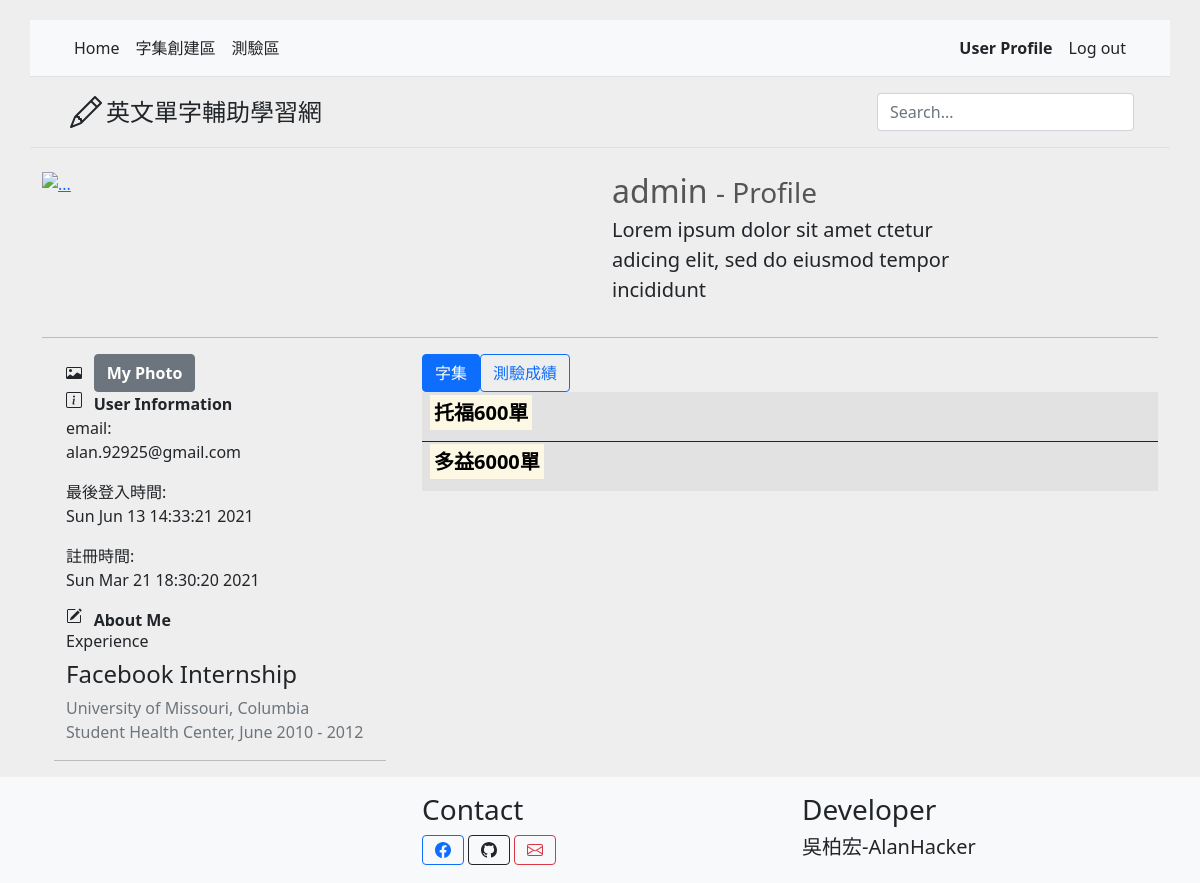
The app's page /userprofile/CharacterSet (signed in), older data.
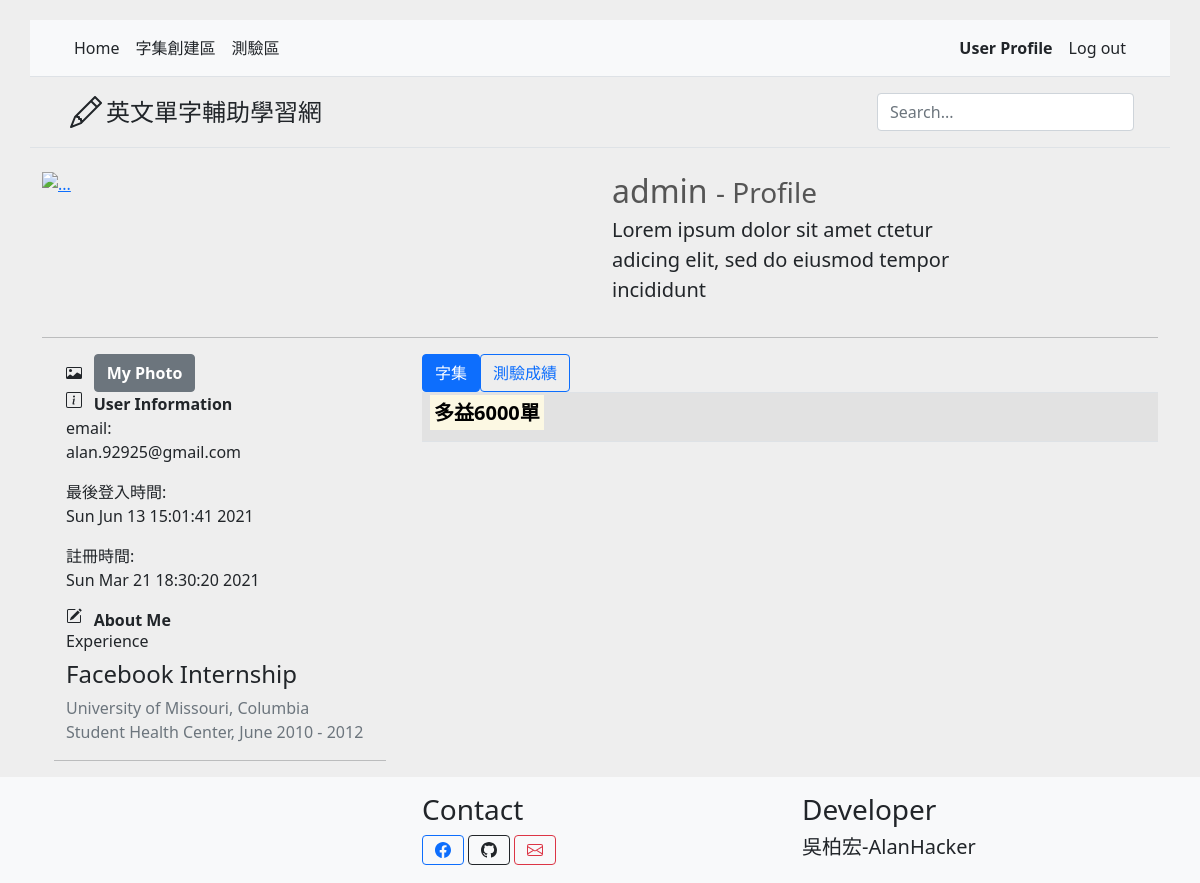
The same page, newer data.
### words/models.py (models this page shows, shortened)
class CharacterSet(models.Model):
    user = models.ForeignKey(User, on_delete=models.CASCADE, default=None)
    set_name = models.CharField(max_length = 100)

### words/views.py (the view)
# urls.py: path('userprofile/<str:info>', UserProfile, name='UserProfile'),
@login_required(login_url="Login")
def UserProfile(request, info):
    context = {}
    if request.user.is_authenticated:
        context['is_authenticated'] = request.user.is_authenticated
    object = request.user
    context['username'] = object.username
    context['email'] = object.email
    context['last_login'] = str(object.last_login.ctime())
    context['date_joined'] = str(object.date_joined.ctime())
    if info == "CharacterSet":
        CharacterSet_list = object.characterset_set.order_by('-pk')
        context['CharacterSet_list'] = CharacterSet_list
        return render(request, 'words/UserProfile.html', context)
    elif info == "score":
        context['Score_list'] = "None"
        return render(request, 'words/UserProfile.html', context)
    else:
       raise Http404("This site does not exist")

### words/templates/words/UserProfile.html (shortened to what this page needs)
{% extends 'base.html' %}
{% block reference %}
{% load static %}
<link rel="stylesheet" href="{% static 'css/UserProfile.css' %}">
{% endblock %}
{% block content %}
<section id="content" class="container">
	<div class="row">
		<div class="col-md-6">
			<a href="#"> <img class="media-object mw150" src="https://bootdey.com/img/Content/avatar/avatar7.png" alt="..."> </a>
		</div>
		<div class="col-md-4">
			<h2 class="media-heading">{{ username }}
				<small> - Profile</small>
			</h2>
			<p class="lead">Lorem ipsum dolor sit amet ctetur adicing elit, sed do eiusmod tempor incididunt</p>
		</div>
	</div>
	</div>
	<hr class="short br-lighter">
	<div class="row">
		<div class="col-md-4">
			<div class="container">
				<div class="row">
					<div class="col-1 align-self-center">
					</div>
					<div class="col-9">
						<button type="button" class="btn btn-secondary" data-bs-toggle="modal" data-bs-target="#staticBackdrop">
						<strong>My Photo</strong>
						</button>
					</div>
				</div>
				<div class="row">
					<div class="col-1">
					</div>
					<div class="col-9">
						<span><strong>User Information</strong></span>
					</div>
					<span>email:<p>{{email}}</p></span>
					<span>最後登入時間:<p>{{last_login}}</p></span>
					<span>註冊時間:<p>{{date_joined}}</p></span>
				</div>
				<div class="row">
					<div class="col-1">
					</div>
					<div class="col-9">
						<span><strong>About Me</strong></span>
					</div>
					<h6>Experience</h6>
					<h4>Facebook Internship</h4>
					<p class="text-muted"> University of Missouri, Columbia
						<br> Student Health Center, June 2010 - 2012
					</p>
					<hr class="short br-lighter">
				</div>
			</div>
		</div>
		<div class="col-md-8">
			<ul class="nav nav-tabs">
				<li><input type="radio" class="btn-check" name="options-outlined" id="CharacterSet" autocomplete="off" onclick="location.href='{% url 'UserProfile' 'CharacterSet' %}'">
					<label class="btn btn-outline-primary" for="CharacterSet">
					字集
					</label>
				</li>
				<li><input type="radio" class="btn-check" name="options-outlined" id="score" autocomplete="off" onclick="location.href='{% url 'UserProfile' 'score' %}'">
					<label class="btn btn-outline-primary" for="score">
					測驗成績
					</label>
				</li>
			</ul>
			{% if CharacterSet_list %}
			<table class = "table table-striped">
				{% for CharacterSet in CharacterSet_list %}
				<tbody>
					<tr>
						<td><h5><strong><mark>{{CharacterSet.set_name}}</mark></strong></h5></td>
					</tr>
				</tbody>
				{% endfor %}
			</table>
			{% elif Score_list %}
			<h5>此功能還在測試，尚未實裝</h5>
			{% elif not CharacterSet_list %}
			<h5>No CharacterSet are available.</h5>
			{% endif %}
		</div>
	</div>
{% endblock %}

Row changes from the older to the newer data that the page shows:
removed CharacterSet: set_name "托福600單"
Text that changed along with them:
{{ last_login }}: "Sun Jun 13 14:33:21 2021" → "Sun Jun 13 15:01:41 2021"
